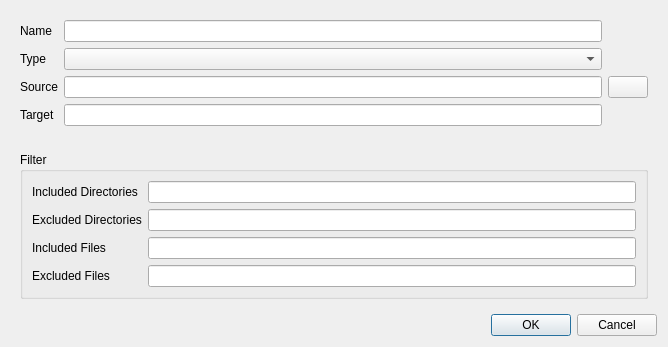
<?xml version="1.0" encoding="UTF-8"?>
<ui version="4.0">
 <class>Dialog</class>
 <widget class="QDialog" name="Dialog">
  <property name="geometry">
   <rect>
    <x>0</x>
    <y>0</y>
    <width>668</width>
    <height>326</height>
   </rect>
  </property>
  <property name="windowTitle">
   <string>BackupDefintion</string>
  </property>
  <layout class="QVBoxLayout" name="verticalLayout">
   <item>
    <widget class="QWidget" name="contentWidget" native="true">
     <layout class="QVBoxLayout" name="verticalLayout_2">
      <item>
       <layout class="QGridLayout" name="gridLayout">
        <property name="bottomMargin">
         <number>20</number>
        </property>
        <item row="2" column="1">
         <widget class="QLineEdit" name="editSource"/>
        </item>
        <item row="0" column="1">
         <widget class="QLineEdit" name="editName"/>
        </item>
        <item row="1" column="1">
         <widget class="QComboBox" name="cbbType"/>
        </item>
        <item row="3" column="1">
         <widget class="QLineEdit" name="editTarget"/>
        </item>
        <item row="1" column="0">
         <widget class="QLabel" name="lblType">
          <property name="text">
           <string>Type</string>
          </property>
         </widget>
        </item>
        <item row="3" column="0">
         <widget class="QLabel" name="lblTarget">
          <property name="text">
           <string>Target</string>
          </property>
         </widget>
        </item>
        <item row="2" column="0">
         <widget class="QLabel" name="lblSource">
          <property name="text">
           <string>Source</string>
          </property>
         </widget>
        </item>
        <item row="0" column="0">
         <widget class="QLabel" name="lblName">
          <property name="text">
           <string>Name</string>
          </property>
         </widget>
        </item>
        <item row="2" column="2">
         <widget class="QPushButton" name="pbSelectSoruce">
          <property name="text">
           <string/>
          </property>
         </widget>
        </item>
       </layout>
      </item>
      <item>
       <widget class="QGroupBox" name="groupBoxFilter">
        <property name="title">
         <string>Filter</string>
        </property>
        <layout class="QVBoxLayout" name="verticalLayout_3">
         <property name="topMargin">
          <number>9</number>
         </property>
         <property name="bottomMargin">
          <number>9</number>
         </property>
         <item>
          <layout class="QGridLayout" name="gridLayout_2">
           <item row="4" column="2">
            <widget class="QLineEdit" name="editExcludeDirs"/>
           </item>
           <item row="5" column="2">
            <widget class="QLineEdit" name="editIncludeFiles"/>
           </item>
           <item row="5" column="0">
            <widget class="QLabel" name="lblIncludedDirs_2">
             <property name="text">
              <string>Included Files</string>
             </property>
            </widget>
           </item>
           <item row="4" column="0">
            <widget class="QLabel" name="lblExcludedDirs">
             <property name="text">
              <string>Excluded Directories</string>
             </property>
            </widget>
           </item>
           <item row="2" column="0">
            <widget class="QLabel" name="lblIncludedDirs">
             <property name="text">
              <string>Included Directories</string>
             </property>
            </widget>
           </item>
           <item row="6" column="0">
            <widget class="QLabel" name="lblExcludedDirs_2">
             <property name="text">
              <string>Excluded Files</string>
             </property>
            </widget>
           </item>
           <item row="2" column="2">
            <widget class="QLineEdit" name="editIncludeDirs"/>
           </item>
           <item row="6" column="2">
            <widget class="QLineEdit" name="editExcludeFiles"/>
           </item>
          </layout>
         </item>
        </layout>
       </widget>
      </item>
     </layout>
    </widget>
   </item>
   <item>
    <widget class="QDialogButtonBox" name="buttonBox">
     <property name="orientation">
      <enum>Qt::Horizontal</enum>
     </property>
     <property name="standardButtons">
      <set>QDialogButtonBox::Cancel|QDialogButtonBox::Ok</set>
     </property>
    </widget>
   </item>
  </layout>
 </widget>
 <tabstops>
  <tabstop>editName</tabstop>
  <tabstop>cbbType</tabstop>
  <tabstop>editSource</tabstop>
  <tabstop>pbSelectSoruce</tabstop>
  <tabstop>editTarget</tabstop>
  <tabstop>buttonBox</tabstop>
 </tabstops>
 <resources/>
 <connections>
  <connection>
   <sender>buttonBox</sender>
   <signal>accepted()</signal>
   <receiver>Dialog</receiver>
   <slot>accept()</slot>
   <hints>
    <hint type="sourcelabel">
     <x>248</x>
     <y>254</y>
    </hint>
    <hint type="destinationlabel">
     <x>157</x>
     <y>274</y>
    </hint>
   </hints>
  </connection>
  <connection>
   <sender>buttonBox</sender>
   <signal>rejected()</signal>
   <receiver>Dialog</receiver>
   <slot>reject()</slot>
   <hints>
    <hint type="sourcelabel">
     <x>316</x>
     <y>260</y>
    </hint>
    <hint type="destinationlabel">
     <x>286</x>
     <y>274</y>
    </hint>
   </hints>
  </connection>
 </connections>
</ui>
